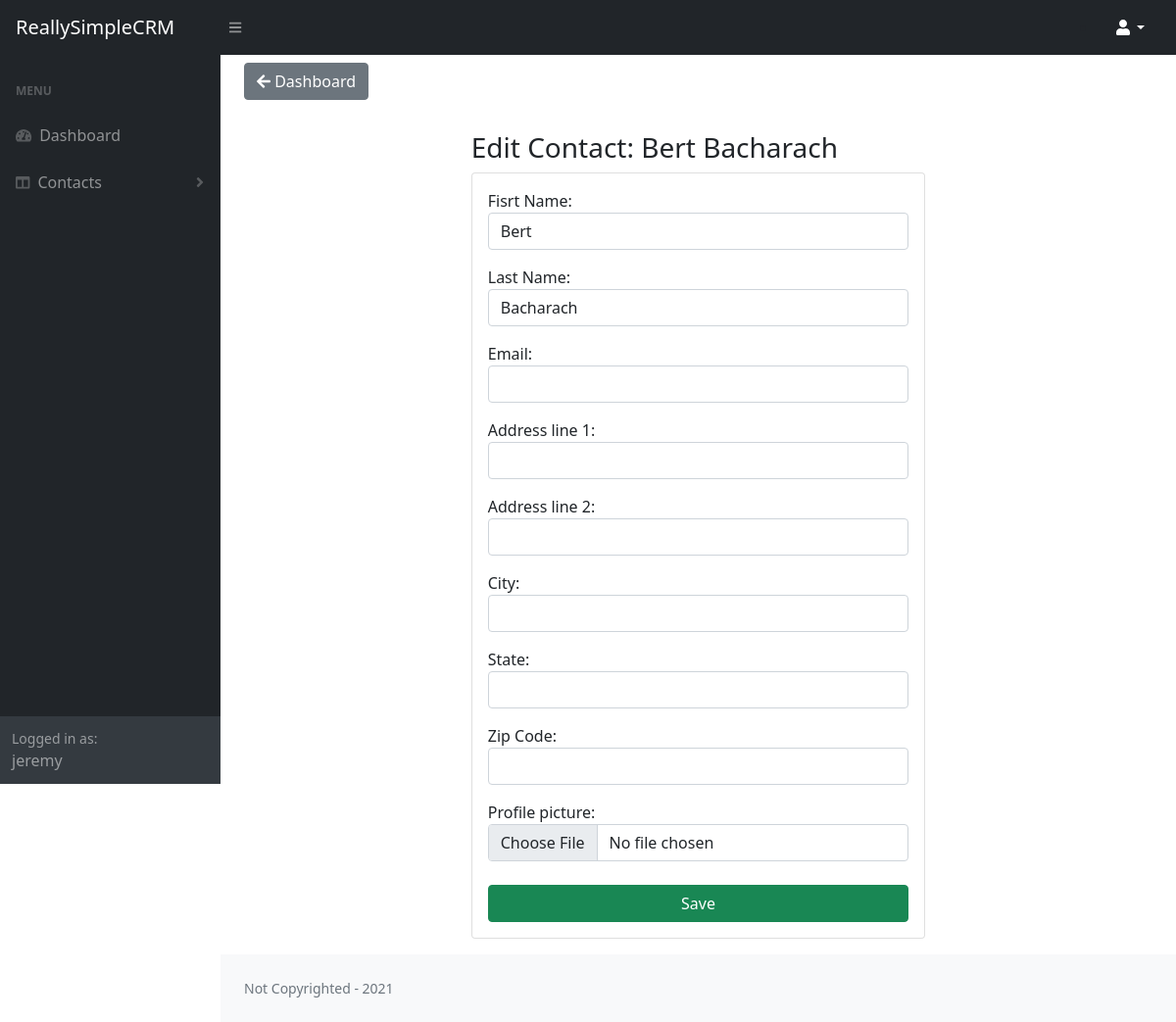
The app's page /dashboard/contact/18/edit/ (signed in) with its own data.
### accounts/models.py (models this page shows)
class User(AbstractUser):
    pass

### crm/models.py (models this page shows, shortened)
class Contact(models.Model):
    created_by = models.ForeignKey(settings.AUTH_USER_MODEL, related_name="contacts", on_delete=models.CASCADE)
    first_name = models.CharField("Fisrt Name", max_length=64)
    last_name = models.CharField("Last Name", max_length=64)
    email = models.EmailField(max_length=250, blank=True)
    address1 = models.CharField("Address line 1", max_length=1000, blank=True)
    address2 = models.CharField("Address line 2", max_length=1000, blank=True)
    city = models.CharField("City", max_length=1000, blank=True)
    state = models.CharField("State", max_length=15, blank=True)
    zip_code = models.CharField("Zip Code", max_length=15, blank=True)
    profile_picture = models.ImageField(upload_to=get_image_path, blank=True)
    created_at = models.DateTimeField("Created At", auto_now_add=True)
    modified_at = models.DateTimeField("Last Modified", auto_now=True)

### crm/views.py (the view, shortened to what this page needs)
# urls.py: path('contact/<int:pk>/edit/', views.ContactEdit.as_view(), name='contact_edit'),
class ContactEdit(LoginRequiredMixin, UserIsOwnerMixin, UpdateView):
    model = Contact
    form_class = ContactForm
    template_name = 'contact_form.html'
    def get_context_data(self, **kwargs):
        context = super(ContactEdit, self).get_context_data(**kwargs)
        context['form_title'] = f'Edit Contact: {self.object.first_name} {self.object.last_name}'
        return context

### crm/forms.py
class ContactForm(forms.ModelForm):
    class Meta:
        model = Contact
        fields = ['first_name',
            'last_name',
            'email',
            'address1',
            'address2',
            'city',
            'state',
            'zip_code',
            'profile_picture'
        ]

### accounts/mixins.py (called while the page is built)
    def test_func(self):
        obj = self.get_object()
        return self.request.user == obj.created_by

### crm/templates/contact_form.html (shortened to what this page needs)
{% extends 'dashboard.html' %}
{% block main_content %}
<a class="btn btn-block btn-secondary my-2" href="{% url 'dashboard' %}"><i class="fa fa-arrow-left"></i> Dashboard</a>
    <div class="col-xl-6 mx-auto">
    <h3 class="mt-4">{{ form_title }}</h3>
    <div class="card mb-3">
        <div class="card-body">
            <form enctype='multipart/form-data' method="POST">
                {% include 'form.html' %}
                <div class="mt-4 mb-0">
                    <div class="d-grid">
                        <button type="submit" class="btn btn-success btn-block" >Save</button>
                    </div>
                </div>
            </form>
        </div>
    </div>
    </div>
{% endblock main_content %}

### crm/templates/dashboard.html (shortened to what this page needs)
{% extends 'base.html' %}
{% block body_content %}
{% if user.is_authenticated %}
    <nav class="sb-topnav navbar navbar-expand navbar-dark bg-dark">
        <a class="navbar-brand ps-3" href="{% url 'dashboard' %}">ReallySimpleCRM</a>
        <button class="btn btn-link btn-sm order-1 order-lg-0 me-4 me-lg-0" id="sidebarToggle" href="#!"><i class="fas fa-bars"></i></button>
        <ul class="d-none d-md-inline-block ms-auto me-0 me-md-3 my-2 my-md-0">
            <li class="nav-item dropdown">
                <a class="nav-link text-white dropdown-toggle" id="navbarDropdown" href="#" role="button" data-bs-toggle="dropdown" aria-expanded="false"><i class="fas fa-user fa-fw"></i></a>
            </li>
        </ul>
    </nav>
    <div id="layoutSidenav">
        <div id="layoutSidenav_nav">
            <nav class="sb-sidenav accordion sb-sidenav-dark" id="sidenavAccordion">
                <div class="sb-sidenav-menu">
                    <div class="nav">
                        <div class="sb-sidenav-menu-heading">Menu</div>
                        <a class="nav-link" href="{% url 'dashboard' %}">
                            <div class="sb-nav-link-icon"><i class="fas fa-tachometer-alt"></i></div>
                            Dashboard
                        </a>
                        <a class="nav-link collapsed" href="#" data-bs-toggle="collapse" data-bs-target="#collapseLayouts" aria-expanded="false" aria-controls="collapseLayouts">
                            <div class="sb-nav-link-icon"><i class="fas fa-columns"></i></div>
                            Contacts
                            <div class="sb-sidenav-collapse-arrow"><i class="fas fa-angle-down"></i></div>
                        </a>
                    </div>
                </div>
                <div class="sb-sidenav-footer">
                    <div class="small">Logged in as:</div>
                    {{ user.get_username }}
                </div>
            </nav>
        </div>
        <div id="layoutSidenav_content">
            <main>
                <div class="container-fluid px-4">
                    {% block main_content %}
                    {% endblock main_content %}
                </div>
            </main>
            <footer class="py-4 bg-light mt-auto">
                <div class="container-fluid px-4">
                    <div class="d-flex align-items-center justify-content-between small">
                        <div class="text-muted">Not Copyrighted - 2021</div>
                    </div>
                </div>
            </footer>
        </div>
    </div>
{% else %}
<h3>You aren't logged in. <a href="{% url 'login' %}">Log in</a></h3>
{% endif %}
{% endblock body_content %}

### templates/form.html (shortened to what this page needs)
{% load widget_tweaks %}
{% for field in form %}
  <div class="form-group mb-3">
    {{ field.label_tag }}
    {% if form.is_bound %}
      {% if field.errors %}
        {% render_field field class="form-control is-invalid" %}
        {% for error in field.errors %}
          <div class="invalid-feedback">
            {{ error }}
          </div>
        {% endfor %}
      {% else %}
        {% render_field field class="form-control is-valid" %}
      {% endif %}
    {% else %}
      {% render_field field class="form-control" %}
    {% endif %}
  </div>
{% endfor %}

### records on screen
User: get_username "jeremy"
Contact: first_name "Bert" "Bacharach"

### other values on screen
{{ field.label_tag }} "Fisrt Name:" "Last Name:" "Email:" "Address line 1:" "Address line 2:" "City:" "State:" "Zip Code:" "Profile picture:"
